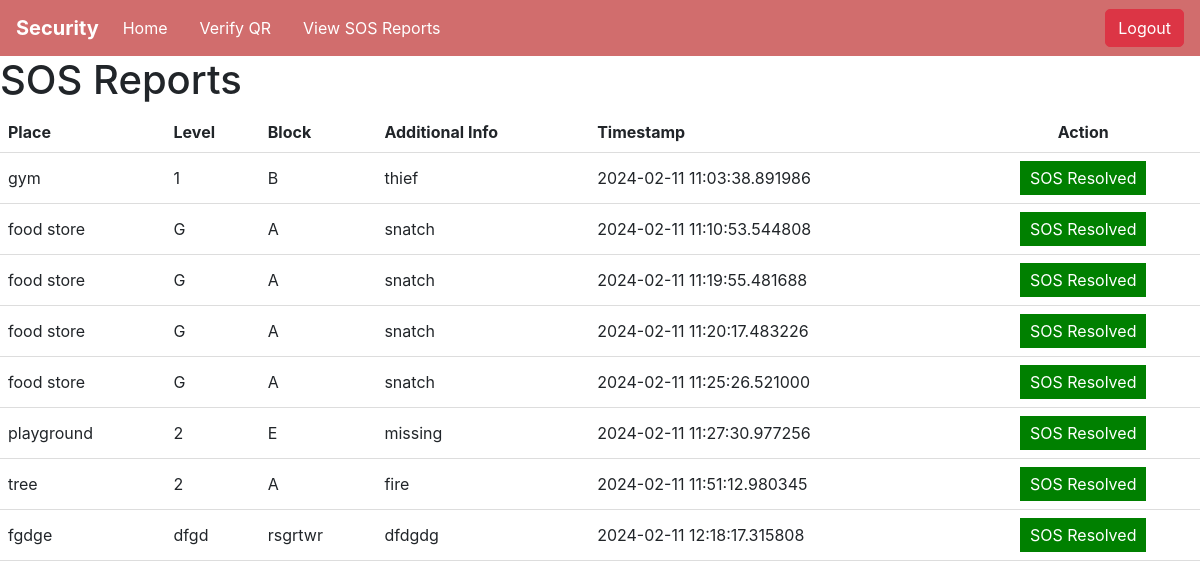
The app's page /view_sos_reports, older data.
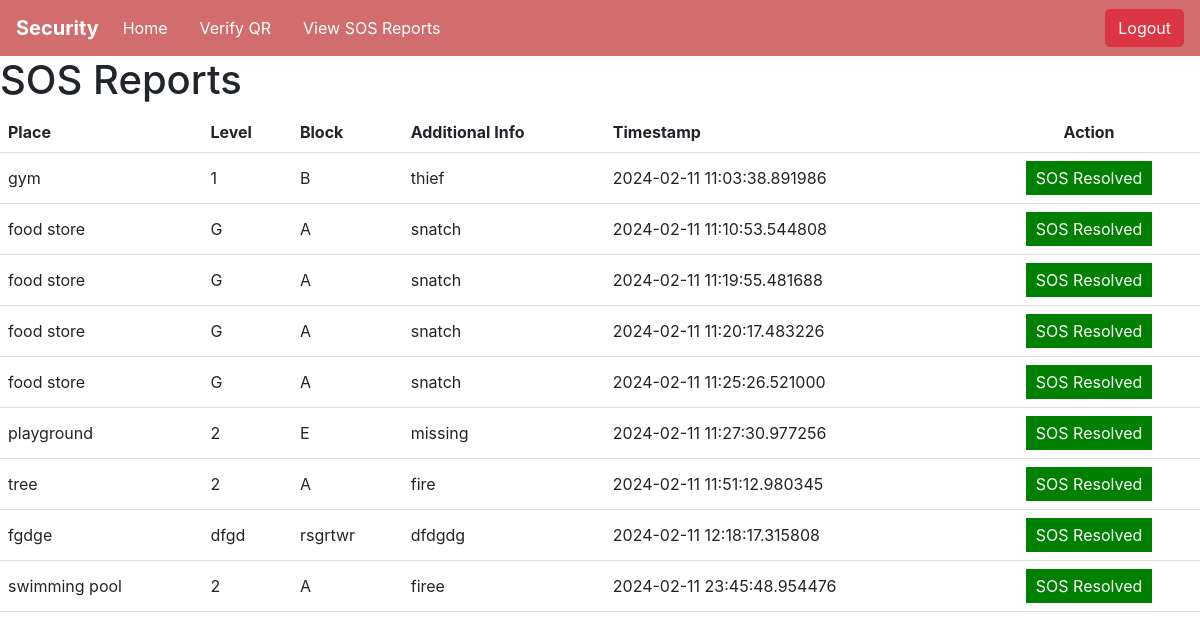
The same page, newer data.
### app.py (models this page shows)
class SOSReport(db.Model):
    __tablename__ = 'sos_reports'
    id = db.Column(db.Integer, primary_key=True)
    place = db.Column(db.String(100), nullable=False)
    level = db.Column(db.String(50), nullable=False)
    block = db.Column(db.String(50), nullable=False)
    additional_info = db.Column(db.Text)
    timestamp = db.Column(db.DateTime, nullable=False, default=datetime.utcnow)

### app.py (the view)
@app.route('/view_sos_reports')
def view_sos_reports():
    sos_reports = SOSReport.query.all()
    return render_template('view_sos_reports.html', sos_reports=sos_reports)

### templates/view_sos_reports.html (shortened to what this page needs)
<!DOCTYPE html>
<html lang="en">
<head>
    <link rel="stylesheet" href="https://cdn.jsdelivr.net/npm/bootstrap@4.5.2/dist/css/bootstrap.min.css">
</head>
<body>
    <nav class="navbar navbar-expand-lg navbar-light" style="background-color: #D16D6D; color: white;">
        <a class="navbar-brand" href="#" style="color: white;">Security</a>
        <div class="collapse navbar-collapse" id="navbarNav">
          <ul class="navbar-nav">
            <li class="nav-item">
              <a class="nav-link" href="{{ url_for('security_page') }}" style="color: white;">Home</a>
            </li>
            <li class="nav-item">
                <a class="nav-link" href="{{ url_for('verify_qr') }}" style="color: white;">Verify QR</a>
            </li>
            <li class="nav-item">
                <a class="nav-link" href="{{ url_for('view_sos_reports') }}" style="color: white;">View SOS Reports</a>
            </li>
          </ul>
        </div>
        <form class="form-inline my-2 my-lg-0 ml-auto" action="{{ url_for('logout') }}" method="post">
          <button type="submit" class="btn btn-danger">Logout</button>
        </form>
    </nav>
    <h1>SOS Reports</h1>
    <table>
        <thead>
            <tr>
                <th>Place</th>
                <th>Level</th>
                <th>Block</th>
                <th>Additional Info</th>
                <th>Timestamp</th>
                <th>Action</th>
            </tr>
        </thead>
        <tbody>
            {% for sos_report in sos_reports %}
            <tr>
                <td>{{ sos_report.place }}</td>
                <td>{{ sos_report.level }}</td>
                <td>{{ sos_report.block }}</td>
                <td>{{ sos_report.additional_info }}</td>
                <td>{{ sos_report.timestamp }}</td>
                <td style="text-align: center;">
                    <form action="{{ url_for('resolve_sos', sos_id=sos_report.id) }}" method="post">
                        <button class="resolved-button" type="submit">SOS Resolved</button>
                    </form>
                </td>
            </tr>
            {% endfor %}
        </tbody>
    </table>
</body>
</html>

Row changes from the older to the newer data that the page shows:
added SOSReport: place "swimming pool", level "2", block "A", additional_info "firee", timestamp "2024-02-11 23:45:48.954476"
